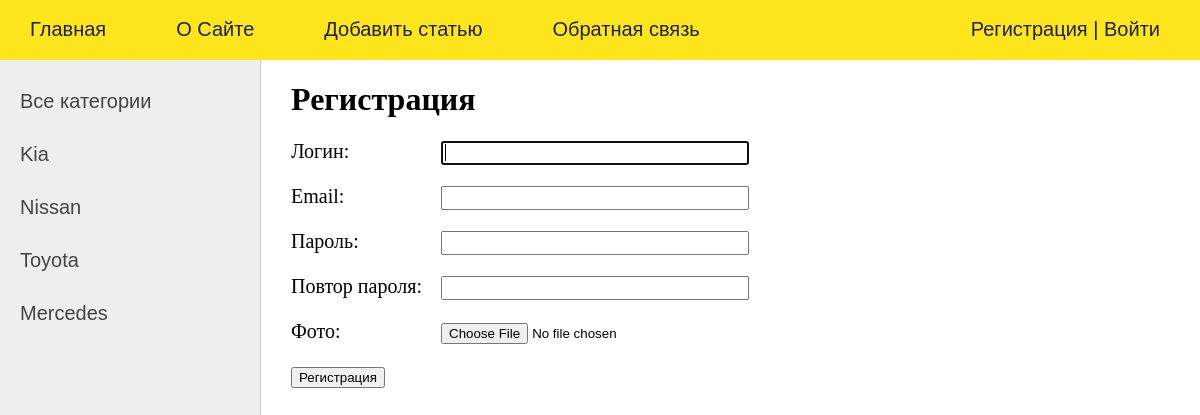
Page /register/ on the earlier database version.
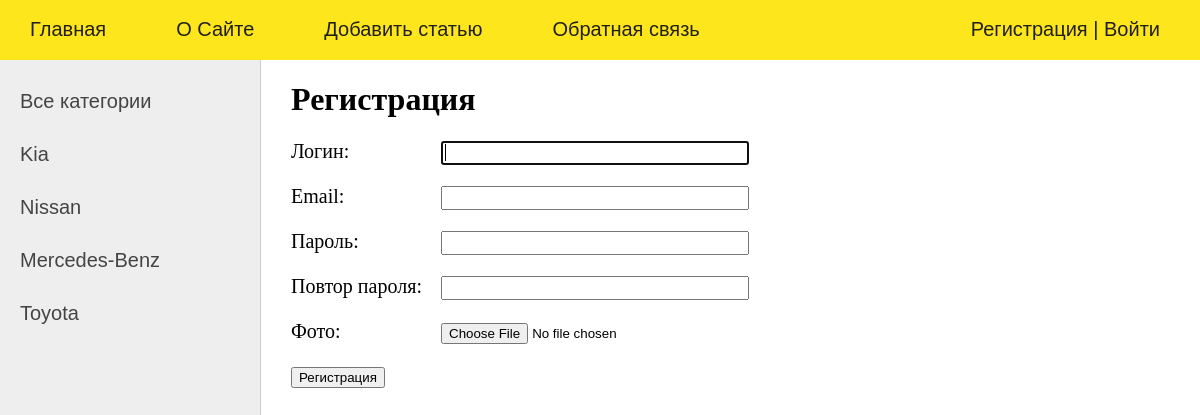
Same page on the later database version.
### cars/models.py (models this page shows, shortened)
class Brands(models.Model):
    name = models.CharField(max_length=30, db_index=True)
    slug = models.SlugField(max_length=255, unique=True, db_index=True, verbose_name="URL")
    def get_absolute_url(self):
        return reverse('brand', kwargs={'brand_slug':self.slug})

### cars/views.py (the view, shortened to what this page needs)
# urls.py: path('register/', RegisterUser.as_view(), name='register'),
class RegisterUser(DataMixin, CreateView):
    form_class = RegisterUserForm
    template_name = 'cars/register.html'
    success_url = reverse_lazy('login')
    def get_context_data(self, *, object_list=None, **kwargs):
        context = super().get_context_data(**kwargs)
        c_def = self.get_user_context(title="Регистрация")
        return dict(list(context.items()) + list(c_def.items()))

### cars/forms.py
class RegisterUserForm(UserCreationForm):
    username = forms.CharField(label='Логин', widget=forms.TextInput(attrs={'class': 'form-input'}))
    email = forms.EmailField(label='Email', widget=forms.TextInput(attrs={'class': 'form-input'}))
    password1 = forms.CharField(label='Пароль', widget=forms.PasswordInput(attrs={'class': 'form-input'}))
    password2 = forms.CharField(label='Повтор пароля', widget=forms.PasswordInput(attrs={'class': 'form-input'}))
    photo = forms.ImageField(label='Фото', required=False)
    class Meta:
        model = CustomUser
        fields = ('username', 'email', 'password1', 'password2', 'photo')

### cars/utils.py (called while the page is built)
    def get_user_context(self, **kwargs):
        context = kwargs
        brands = Brands.objects.all()
        context['menu'] = menu
        context['brands'] = brands
        if 'brand_selected' not in kwargs:
            context['brand_selected'] = 0
        return context

### cars/templates/cars/register.html (shortened to what this page needs)
{% extends 'cars/base.html' %}
{% block content %}
<h1>{{title}}</h1>
<form method="post">
    {% for f in form %}
        <p><label class="form-label" for="{{ f.id_label }}">{{ f.label}}: </label>{{ f }}</p>
    {% endfor %}
    <button type="submit">Регистрация</button>
</form>
{% endblock %}

### cars/templates/cars/base.html (shortened to what this page needs)
{% load static %}
<!DOCTYPE html>
<html>
<head>
	<link type="text/css" href="{% static 'cars/css/styles.css' %}" rel="stylesheet" />
</head>
<body>
{% block mainmenu %}
		<header>
			<ul id="mainmenu" class="mainmenu">
			<li><a href="{% url 'home' %}"><div class="home">Главная</div></a></li>
{% for m in menu %}
			<li><a href="{% url m.url_name %}">{{m.title}}</a></li>
{% endfor %}
{% if request.user.is_authenticated %}
			<li class="last"><a href="{{user.get_absolute_url}}">{{user.username}}</a> | <a href="{% url 'logout' %}">Выйти</a></li>
{% else %}
			<li class="last"><a href="{% url 'register' %}">Регистрация</a> | <a href="{% url 'login' %}">Войти</a></li>
{% endif %}
			</ul>
		</header>
{% endblock mainmenu %}
<div class="container">
<div  valign="top" class="left-chapters">
	<ul id="leftchapters">
{% if cat_selected == 0 %}
		<li class="selected">Все категории</li>
{% else %}
		<li><a href="{% url 'home' %}">Все категории</a>
			{% for b in brands %}
				{% if b.pk == cat_selected %}
					<li class="selected">{{b.name}}</li>
				{% else %}
					<li><a href="{{ b.get_absolute_url }}">{{b.name}}</a></li>
				{% endif %}
			{% endfor %}
		</li>
{% endif %}
	</ul>
</div>
	<div class="content-text">
{% block content %}
{% endblock %}
	</div>
</div>
</body>
</html>

Differences in the rows shown:
removed Brands: name "Mercedes"
added Brands: name "Mercedes-Benz"
